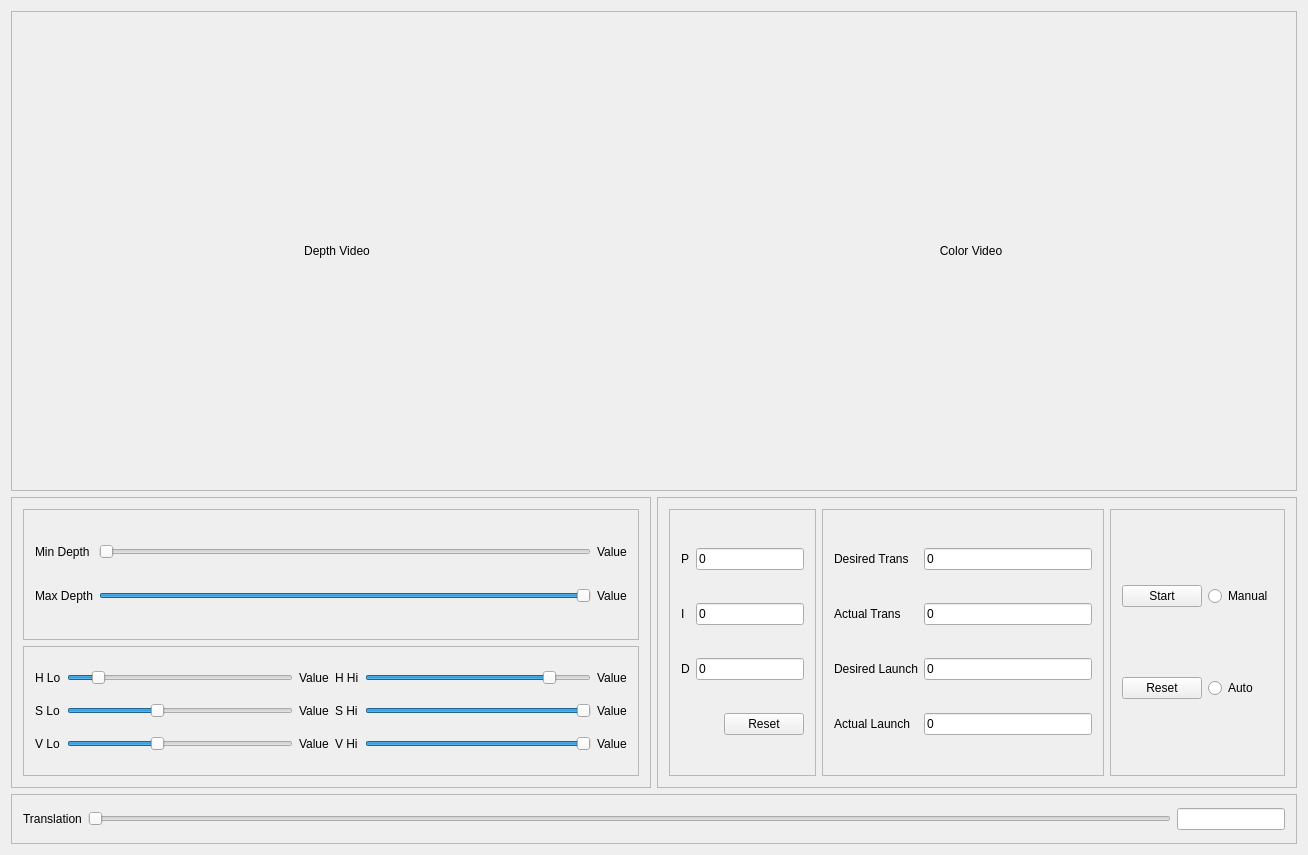
<?xml version="1.0" encoding="UTF-8"?>
<ui version="4.0">
 <class>MainWindow</class>
 <widget class="QMainWindow" name="MainWindow">
  <property name="geometry">
   <rect>
    <x>0</x>
    <y>0</y>
    <width>1306</width>
    <height>855</height>
   </rect>
  </property>
  <property name="sizePolicy">
   <sizepolicy hsizetype="Expanding" vsizetype="Expanding">
    <horstretch>0</horstretch>
    <verstretch>0</verstretch>
   </sizepolicy>
  </property>
  <property name="windowTitle">
   <string>MainWindow</string>
  </property>
  <widget class="QWidget" name="centralWidget">
   <layout class="QGridLayout" name="gridLayout">
    <item row="0" column="0" colspan="2">
     <widget class="QFrame" name="videoFrame">
      <property name="sizePolicy">
       <sizepolicy hsizetype="MinimumExpanding" vsizetype="MinimumExpanding">
        <horstretch>0</horstretch>
        <verstretch>0</verstretch>
       </sizepolicy>
      </property>
      <property name="minimumSize">
       <size>
        <width>1280</width>
        <height>480</height>
       </size>
      </property>
      <property name="frameShape">
       <enum>QFrame::StyledPanel</enum>
      </property>
      <property name="frameShadow">
       <enum>QFrame::Raised</enum>
      </property>
      <layout class="QHBoxLayout" name="horizontalLayout">
       <item>
        <widget class="QLabel" name="depthVideo">
         <property name="text">
          <string>Depth Video</string>
         </property>
         <property name="alignment">
          <set>Qt::AlignCenter</set>
         </property>
        </widget>
       </item>
       <item>
        <widget class="QLabel" name="colorVideo">
         <property name="text">
          <string>Color Video</string>
         </property>
         <property name="alignment">
          <set>Qt::AlignCenter</set>
         </property>
        </widget>
       </item>
      </layout>
     </widget>
    </item>
    <item row="1" column="1">
     <widget class="QFrame" name="controlFrame">
      <property name="sizePolicy">
       <sizepolicy hsizetype="MinimumExpanding" vsizetype="MinimumExpanding">
        <horstretch>0</horstretch>
        <verstretch>0</verstretch>
       </sizepolicy>
      </property>
      <property name="minimumSize">
       <size>
        <width>640</width>
        <height>200</height>
       </size>
      </property>
      <property name="frameShape">
       <enum>QFrame::StyledPanel</enum>
      </property>
      <property name="frameShadow">
       <enum>QFrame::Raised</enum>
      </property>
      <layout class="QHBoxLayout" name="horizontalLayout_3">
       <item>
        <widget class="QFrame" name="pidFrame">
         <property name="frameShape">
          <enum>QFrame::StyledPanel</enum>
         </property>
         <property name="frameShadow">
          <enum>QFrame::Raised</enum>
         </property>
         <layout class="QGridLayout" name="gridLayout_6">
          <item row="0" column="1" colspan="2">
           <widget class="QLineEdit" name="pBox">
            <property name="text">
             <string>0</string>
            </property>
           </widget>
          </item>
          <item row="2" column="0">
           <widget class="QLabel" name="iLabel">
            <property name="text">
             <string>I</string>
            </property>
           </widget>
          </item>
          <item row="2" column="1" colspan="2">
           <widget class="QLineEdit" name="iBox">
            <property name="text">
             <string>0</string>
            </property>
           </widget>
          </item>
          <item row="3" column="0">
           <widget class="QLabel" name="dLabel">
            <property name="text">
             <string>D</string>
            </property>
           </widget>
          </item>
          <item row="3" column="1" colspan="2">
           <widget class="QLineEdit" name="dBox">
            <property name="text">
             <string>0</string>
            </property>
           </widget>
          </item>
          <item row="4" column="2">
           <widget class="QPushButton" name="pidReset">
            <property name="text">
             <string>Reset</string>
            </property>
           </widget>
          </item>
          <item row="0" column="0">
           <widget class="QLabel" name="pLabel">
            <property name="text">
             <string>P</string>
            </property>
           </widget>
          </item>
         </layout>
        </widget>
       </item>
       <item>
        <widget class="QFrame" name="speedFrame">
         <property name="frameShape">
          <enum>QFrame::StyledPanel</enum>
         </property>
         <property name="frameShadow">
          <enum>QFrame::Raised</enum>
         </property>
         <layout class="QGridLayout" name="gridLayout_4">
          <item row="0" column="0">
           <widget class="QLabel" name="desiredTransLabel">
            <property name="text">
             <string>Desired Trans</string>
            </property>
           </widget>
          </item>
          <item row="0" column="1">
           <widget class="QLineEdit" name="desiredTransBox">
            <property name="text">
             <string>0</string>
            </property>
           </widget>
          </item>
          <item row="1" column="0">
           <widget class="QLabel" name="actualTransLabel">
            <property name="text">
             <string>Actual Trans</string>
            </property>
           </widget>
          </item>
          <item row="1" column="1">
           <widget class="QLineEdit" name="actualTransBox">
            <property name="text">
             <string>0</string>
            </property>
           </widget>
          </item>
          <item row="2" column="0">
           <widget class="QLabel" name="desiredLaunchLabel">
            <property name="text">
             <string>Desired Launch</string>
            </property>
           </widget>
          </item>
          <item row="2" column="1">
           <widget class="QLineEdit" name="desiredLaunchBox">
            <property name="text">
             <string>0</string>
            </property>
           </widget>
          </item>
          <item row="3" column="0">
           <widget class="QLabel" name="actualLaunchLabel">
            <property name="text">
             <string>Actual Launch</string>
            </property>
           </widget>
          </item>
          <item row="3" column="1">
           <widget class="QLineEdit" name="actualLaunchBox">
            <property name="text">
             <string>0</string>
            </property>
           </widget>
          </item>
         </layout>
        </widget>
       </item>
       <item>
        <widget class="QFrame" name="buttonFrame">
         <property name="frameShape">
          <enum>QFrame::StyledPanel</enum>
         </property>
         <property name="frameShadow">
          <enum>QFrame::Raised</enum>
         </property>
         <layout class="QGridLayout" name="gridLayout_5">
          <item row="0" column="0">
           <widget class="QPushButton" name="startButton">
            <property name="text">
             <string>Start</string>
            </property>
           </widget>
          </item>
          <item row="0" column="1">
           <widget class="QRadioButton" name="manualButton">
            <property name="text">
             <string>Manual</string>
            </property>
           </widget>
          </item>
          <item row="1" column="0">
           <widget class="QPushButton" name="resetButton">
            <property name="text">
             <string>Reset</string>
            </property>
           </widget>
          </item>
          <item row="1" column="1">
           <widget class="QRadioButton" name="autoButton">
            <property name="text">
             <string>Auto</string>
            </property>
           </widget>
          </item>
         </layout>
        </widget>
       </item>
      </layout>
     </widget>
    </item>
    <item row="2" column="0" colspan="2">
     <widget class="QFrame" name="translationFrame">
      <property name="sizePolicy">
       <sizepolicy hsizetype="MinimumExpanding" vsizetype="Fixed">
        <horstretch>0</horstretch>
        <verstretch>0</verstretch>
       </sizepolicy>
      </property>
      <property name="minimumSize">
       <size>
        <width>0</width>
        <height>50</height>
       </size>
      </property>
      <property name="frameShape">
       <enum>QFrame::StyledPanel</enum>
      </property>
      <property name="frameShadow">
       <enum>QFrame::Raised</enum>
      </property>
      <layout class="QHBoxLayout" name="horizontalLayout_2">
       <item>
        <widget class="QLabel" name="translationLabel">
         <property name="text">
          <string>Translation</string>
         </property>
        </widget>
       </item>
       <item>
        <widget class="QSlider" name="translationSlider">
         <property name="orientation">
          <enum>Qt::Horizontal</enum>
         </property>
        </widget>
       </item>
       <item>
        <widget class="QLineEdit" name="translationValue">
         <property name="sizePolicy">
          <sizepolicy hsizetype="Fixed" vsizetype="Fixed">
           <horstretch>0</horstretch>
           <verstretch>0</verstretch>
          </sizepolicy>
         </property>
         <property name="text">
          <string/>
         </property>
        </widget>
       </item>
      </layout>
     </widget>
    </item>
    <item row="1" column="0">
     <widget class="QFrame" name="inputFrame">
      <property name="sizePolicy">
       <sizepolicy hsizetype="MinimumExpanding" vsizetype="MinimumExpanding">
        <horstretch>0</horstretch>
        <verstretch>0</verstretch>
       </sizepolicy>
      </property>
      <property name="minimumSize">
       <size>
        <width>640</width>
        <height>200</height>
       </size>
      </property>
      <property name="frameShape">
       <enum>QFrame::StyledPanel</enum>
      </property>
      <property name="frameShadow">
       <enum>QFrame::Raised</enum>
      </property>
      <layout class="QVBoxLayout" name="verticalLayout">
       <item>
        <widget class="QFrame" name="depthFrame">
         <property name="frameShape">
          <enum>QFrame::StyledPanel</enum>
         </property>
         <property name="frameShadow">
          <enum>QFrame::Raised</enum>
         </property>
         <layout class="QGridLayout" name="gridLayout_3">
          <item row="0" column="0">
           <widget class="QLabel" name="minDepthLabel">
            <property name="text">
             <string>Min Depth</string>
            </property>
           </widget>
          </item>
          <item row="0" column="1">
           <widget class="QSlider" name="minDepthSlider">
            <property name="minimum">
             <number>600</number>
            </property>
            <property name="maximum">
             <number>3000</number>
            </property>
            <property name="orientation">
             <enum>Qt::Horizontal</enum>
            </property>
           </widget>
          </item>
          <item row="1" column="0">
           <widget class="QLabel" name="maxDepthLabel">
            <property name="text">
             <string>Max Depth</string>
            </property>
           </widget>
          </item>
          <item row="0" column="2">
           <widget class="QLabel" name="minDepthValue">
            <property name="text">
             <string>Value</string>
            </property>
           </widget>
          </item>
          <item row="1" column="1">
           <widget class="QSlider" name="maxDepthSlider">
            <property name="minimum">
             <number>600</number>
            </property>
            <property name="maximum">
             <number>3000</number>
            </property>
            <property name="value">
             <number>3000</number>
            </property>
            <property name="orientation">
             <enum>Qt::Horizontal</enum>
            </property>
           </widget>
          </item>
          <item row="1" column="2">
           <widget class="QLabel" name="maxDepthValue">
            <property name="text">
             <string>Value</string>
            </property>
           </widget>
          </item>
         </layout>
        </widget>
       </item>
       <item>
        <widget class="QFrame" name="colorFrame">
         <property name="frameShape">
          <enum>QFrame::StyledPanel</enum>
         </property>
         <property name="frameShadow">
          <enum>QFrame::Raised</enum>
         </property>
         <layout class="QGridLayout" name="gridLayout_2">
          <item row="0" column="0">
           <widget class="QLabel" name="hueLoLabel">
            <property name="text">
             <string>H Lo</string>
            </property>
           </widget>
          </item>
          <item row="0" column="1">
           <widget class="QSlider" name="hueLoSlider">
            <property name="maximum">
             <number>179</number>
            </property>
            <property name="value">
             <number>20</number>
            </property>
            <property name="orientation">
             <enum>Qt::Horizontal</enum>
            </property>
           </widget>
          </item>
          <item row="0" column="2">
           <widget class="QLabel" name="hueLoValue">
            <property name="text">
             <string>Value</string>
            </property>
           </widget>
          </item>
          <item row="0" column="3">
           <widget class="QLabel" name="hueHiLabel">
            <property name="text">
             <string>H Hi</string>
            </property>
           </widget>
          </item>
          <item row="0" column="4">
           <widget class="QSlider" name="hueHiSlider">
            <property name="maximum">
             <number>179</number>
            </property>
            <property name="value">
             <number>150</number>
            </property>
            <property name="orientation">
             <enum>Qt::Horizontal</enum>
            </property>
           </widget>
          </item>
          <item row="0" column="5">
           <widget class="QLabel" name="hueHiValue">
            <property name="text">
             <string>Value</string>
            </property>
           </widget>
          </item>
          <item row="1" column="0">
           <widget class="QLabel" name="satLoLabel">
            <property name="text">
             <string>S Lo</string>
            </property>
           </widget>
          </item>
          <item row="1" column="1">
           <widget class="QSlider" name="satLoSlider">
            <property name="maximum">
             <number>255</number>
            </property>
            <property name="value">
             <number>100</number>
            </property>
            <property name="orientation">
             <enum>Qt::Horizontal</enum>
            </property>
           </widget>
          </item>
          <item row="1" column="2">
           <widget class="QLabel" name="satLoValue">
            <property name="text">
             <string>Value</string>
            </property>
           </widget>
          </item>
          <item row="1" column="3">
           <widget class="QLabel" name="satHiLabel">
            <property name="text">
             <string>S Hi</string>
            </property>
           </widget>
          </item>
          <item row="1" column="4">
           <widget class="QSlider" name="satHiSlider">
            <property name="maximum">
             <number>255</number>
            </property>
            <property name="value">
             <number>255</number>
            </property>
            <property name="orientation">
             <enum>Qt::Horizontal</enum>
            </property>
           </widget>
          </item>
          <item row="1" column="5">
           <widget class="QLabel" name="satHiValue">
            <property name="text">
             <string>Value</string>
            </property>
           </widget>
          </item>
          <item row="2" column="0">
           <widget class="QLabel" name="valLoLabel">
            <property name="text">
             <string>V Lo</string>
            </property>
           </widget>
          </item>
          <item row="2" column="1">
           <widget class="QSlider" name="valLoSlider">
            <property name="maximum">
             <number>255</number>
            </property>
            <property name="value">
             <number>100</number>
            </property>
            <property name="orientation">
             <enum>Qt::Horizontal</enum>
            </property>
           </widget>
          </item>
          <item row="2" column="2">
           <widget class="QLabel" name="valLoValue">
            <property name="text">
             <string>Value</string>
            </property>
           </widget>
          </item>
          <item row="2" column="3">
           <widget class="QLabel" name="valHiLabel">
            <property name="text">
             <string>V Hi</string>
            </property>
           </widget>
          </item>
          <item row="2" column="4">
           <widget class="QSlider" name="valHiSlider">
            <property name="maximum">
             <number>255</number>
            </property>
            <property name="value">
             <number>255</number>
            </property>
            <property name="orientation">
             <enum>Qt::Horizontal</enum>
            </property>
           </widget>
          </item>
          <item row="2" column="5">
           <widget class="QLabel" name="valHiValue">
            <property name="text">
             <string>Value</string>
            </property>
           </widget>
          </item>
         </layout>
        </widget>
       </item>
      </layout>
     </widget>
    </item>
   </layout>
  </widget>
 </widget>
 <layoutdefault spacing="6" margin="11"/>
 <resources/>
 <connections/>
</ui>
